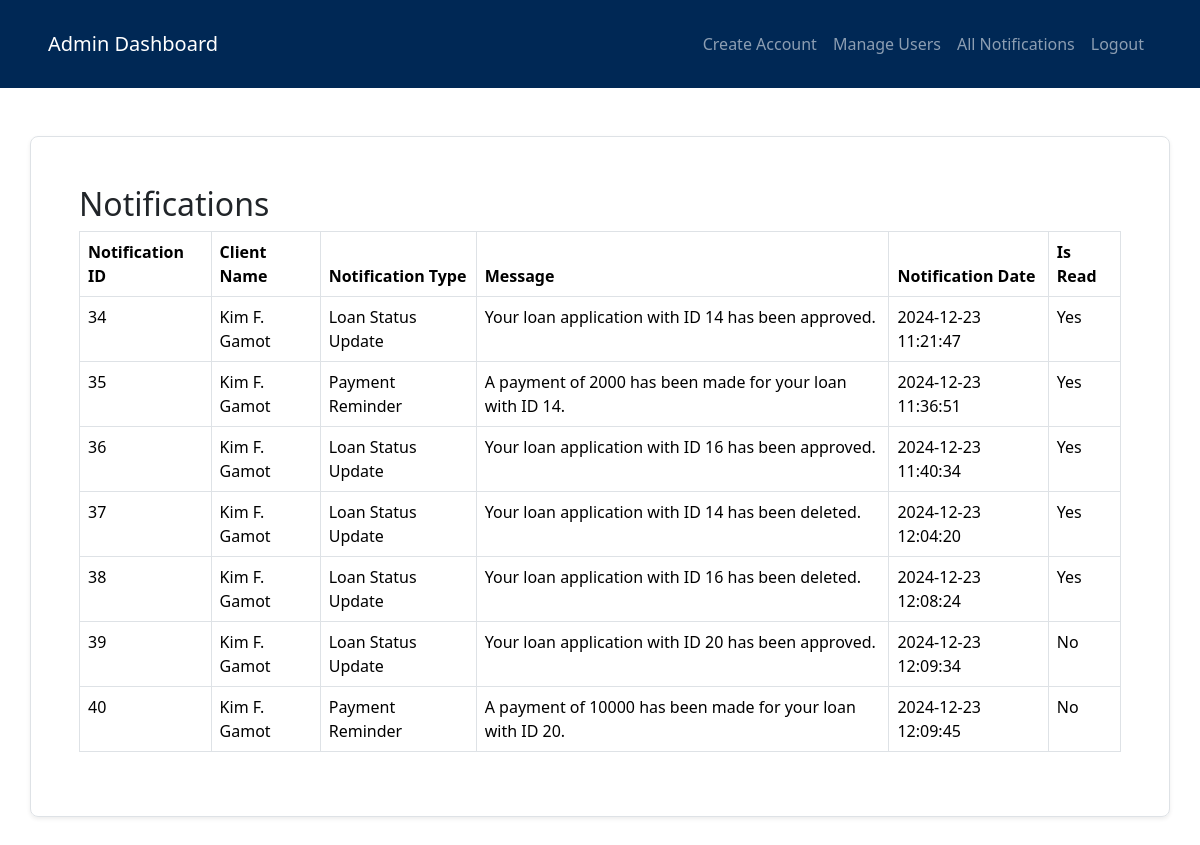
Page /view/adminNotifications.php (signed in) on the earlier database version.
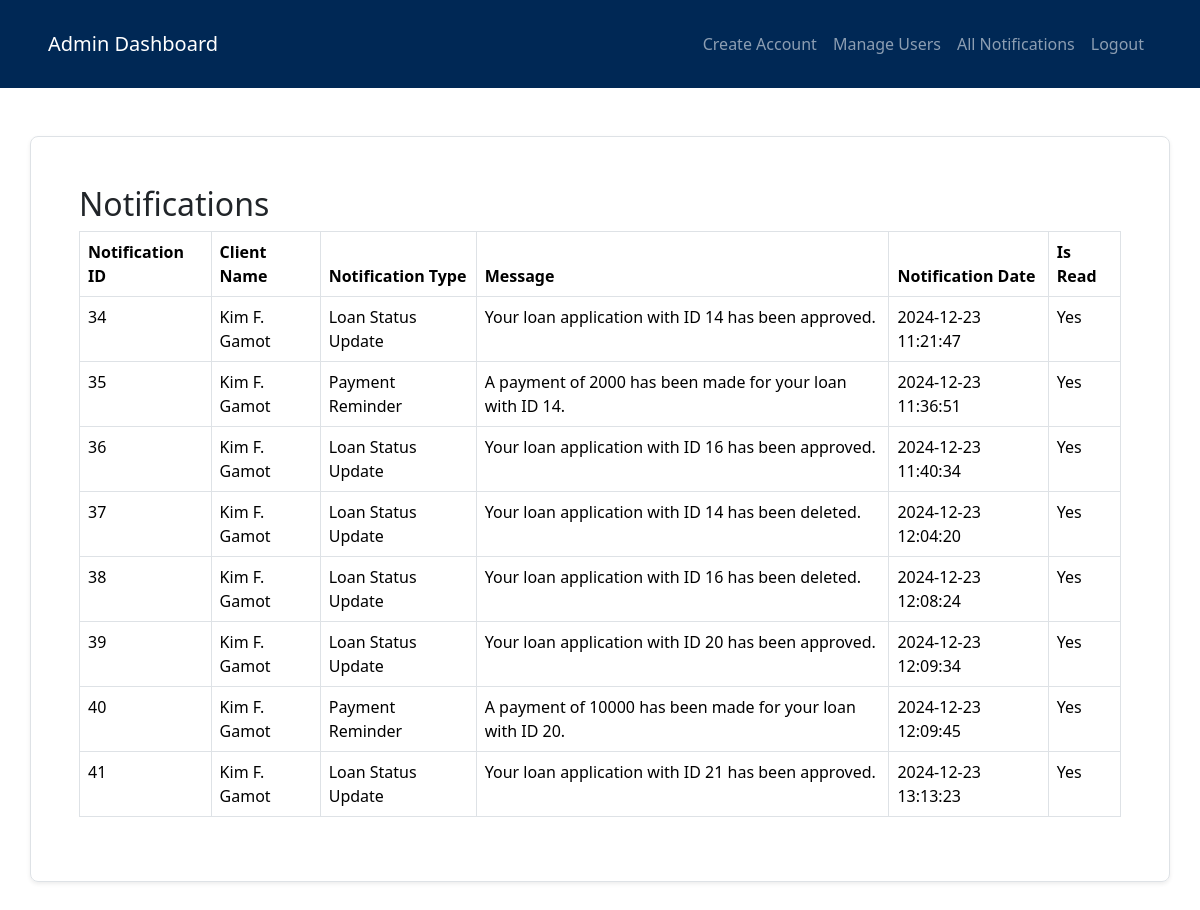
Same page on the later database version.
### tables this page shows
CREATE TABLE `notifications` (
  `notification_id` int(11) NOT NULL,
  `client_id` int(11) NOT NULL,
  `notification_type` enum('Payment Reminder','Loan Status Update','Overdue Reminder') NOT NULL,
  `message` text NOT NULL,
  `notification_date` timestamp NOT NULL DEFAULT current_timestamp(),
  `is_read` tinyint(1) DEFAULT 0
);

CREATE TABLE `user_tbl` (
  `user_id` int(11) NOT NULL,
  `name` varchar(255) NOT NULL,
  `address` text DEFAULT NULL,
  `contact` varchar(20) DEFAULT NULL,
  `role` enum('lo','admin','bm','client') NOT NULL,
  `username` varchar(100) NOT NULL,
  `email` varchar(255) NOT NULL,
  `password` varchar(255) NOT NULL,
  `repeat_password` varchar(255) NOT NULL,
  `created_at` timestamp NOT NULL DEFAULT current_timestamp(),
  `remember_token` varchar(255) DEFAULT NULL,
  `reset_token` varchar(255) DEFAULT NULL,
  `reset_expires` int(11) DEFAULT NULL,
  `branch_id` int(11) DEFAULT NULL
);

### view/adminNotifications.php (the view, shortened to what this page needs)
<?php
require_once "../model/db.php";
$sql = "SELECT n.notification_id, n.client_id, n.notification_type, n.message, n.notification_date, n.is_read, u.name AS client_name
        FROM notifications n
        JOIN user_tbl u ON n.client_id = u.user_id";
$result = $conn->query($sql);
$notifications = $result->fetch_all(MYSQLI_ASSOC);
?>
<!DOCTYPE html>
<html lang="en">
<head>
    <link rel="stylesheet" href="css/style.css">
    <link href="https://cdn.jsdelivr.net/npm/bootstrap@5.3.3/dist/css/bootstrap.min.css" rel="stylesheet">
</head>
<body>
    <?php include 'components/navbarAdmin.php'; ?>
    <div class="container shadow-sm table-responsive border rounded-3 p-5 mb-5 mt-5">
        <h2>Notifications</h2>
        <table class="table table-bordered">
            <thead>
                <tr>
                    <th>Notification ID</th>
                    <th>Client Name</th>
                    <th>Notification Type</th>
                    <th>Message</th>
                    <th>Notification Date</th>
                    <th>Is Read</th>
                </tr>
            </thead>
            <tbody>
                <?php foreach ($notifications as $notification): ?>
                <tr>
                    <td><?php echo htmlspecialchars($notification['notification_id']); ?></td>
                    <td><?php echo htmlspecialchars($notification['client_name']); ?></td>
                    <td><?php echo htmlspecialchars($notification['notification_type']); ?></td>
                    <td><?php echo htmlspecialchars($notification['message']); ?></td>
                    <td><?php echo htmlspecialchars($notification['notification_date']); ?></td>
                    <td><?php echo htmlspecialchars($notification['is_read'] ? 'Yes' : 'No'); ?></td>
                </tr>
                <?php endforeach; ?>
            </tbody>
        </table>
    </div>
</body>
</html>

### view/components/navbarAdmin.php (shortened to what this page needs)
<nav class="navbar navbar-expand-lg navbar-dark" style="background-color: #002855;">
    <div class="container-fluid px-5 py-3">
        <a class="navbar-brand" href="adminDashboard.php">Admin Dashboard</a>
        <div class="collapse navbar-collapse" id="navbarNav">
            <ul class="navbar-nav ms-auto">
                <li class="nav-item">
                    <a class="nav-link" href="adminCreateAccount.php">Create Account</a>
                </li>
                <li class="nav-item">
                    <a class="nav-link" href="adminManageUsers.php">Manage Users</a>
                </li>
                <li class="nav-item">
                    <a class="nav-link" href="adminNotifications.php">All Notifications</a>
                </li>
                <li class="nav-item">
                    <a class="nav-link" href="../controller/logoutOfficersController.php">Logout</a>
                </li>
            </ul>
        </div>
    </div>
</nav>

Differences in the rows shown:
changed notifications "Your loan application with ID 20 has been approved.": is_read "No" → "Yes"
changed notifications "A payment of 10000 has been made for your loan with ID 20.": is_read "No" → "Yes"
added notifications: notification_id "41", client.name "Kim F. Gamot", notification_type "Loan Status Update", message "Your loan application with ID 21 has been approved.", notification_date "2024-12-23 13:13:23", is_read "Yes"
